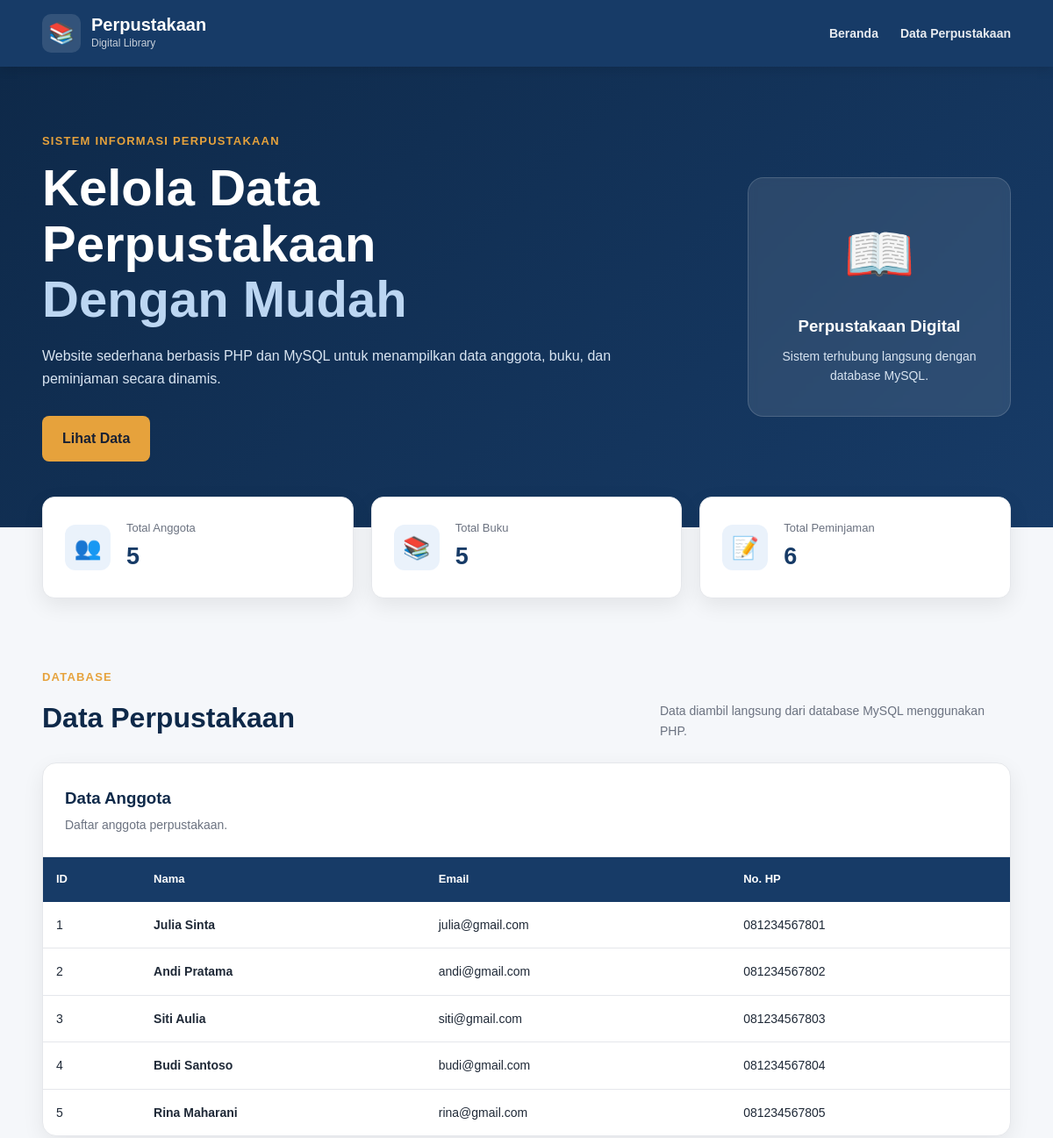
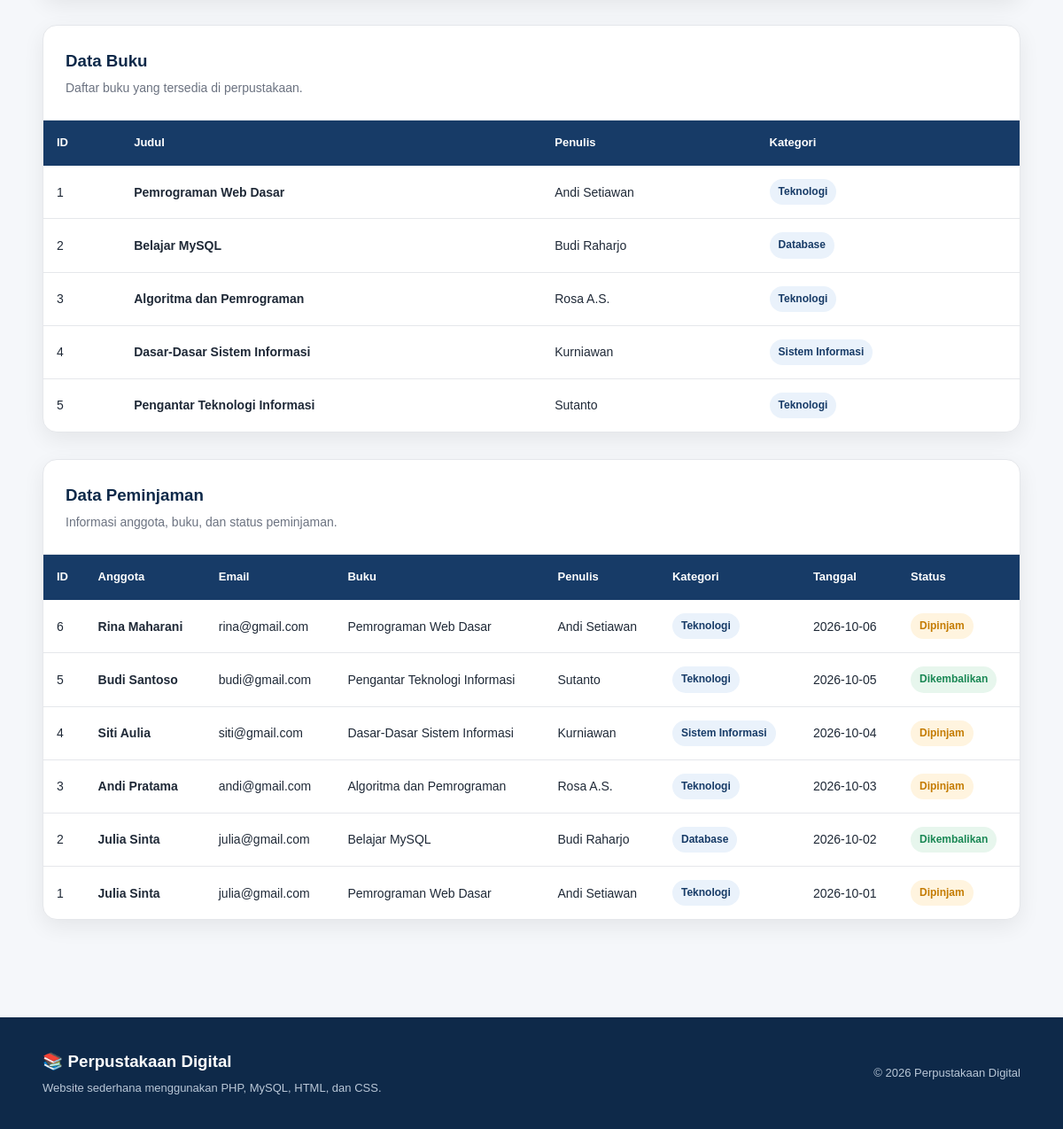
The page / on the database its author committed (2 pictures, top to bottom).
### tables this page shows
CREATE TABLE `anggota` (
  `id_anggota` int NOT NULL AUTO_INCREMENT,
  `nama` varchar(100) NOT NULL,
  `email` varchar(100) NOT NULL,
  `no_hp` varchar(20) NOT NULL,
  PRIMARY KEY (`id_anggota`)
);

CREATE TABLE `buku` (
  `id_buku` int NOT NULL AUTO_INCREMENT,
  `judul` varchar(150) NOT NULL,
  `penulis` varchar(100) NOT NULL,
  `kategori` varchar(50) NOT NULL,
  PRIMARY KEY (`id_buku`)
);

CREATE TABLE `peminjaman` (
  `id_peminjaman` int NOT NULL AUTO_INCREMENT,
  `id_anggota` int NOT NULL,
  `id_buku` int NOT NULL,
  `tanggal_pinjam` date NOT NULL,
  `status` varchar(30) NOT NULL,
  PRIMARY KEY (`id_peminjaman`),
  KEY `id_anggota` (`id_anggota`),
  KEY `id_buku` (`id_buku`),
  CONSTRAINT `peminjaman_ibfk_1` FOREIGN KEY (`id_anggota`) REFERENCES `anggota` (`id_anggota`),
  CONSTRAINT `peminjaman_ibfk_2` FOREIGN KEY (`id_buku`) REFERENCES `buku` (`id_buku`)
);

### index.php (the view, shortened to what this page needs)
<?php
require_once __DIR__ . "/services/config.php";
$sql_anggota = "SELECT * FROM anggota ORDER BY id_anggota ASC";
$result_anggota = $conn->query($sql_anggota);
$sql_buku = "SELECT * FROM buku ORDER BY id_buku ASC";
$result_buku = $conn->query($sql_buku);
$sql_peminjaman = "SELECT
                    peminjaman.id_peminjaman,
                    anggota.nama AS nama_anggota,
                    anggota.email,
                    buku.judul AS judul_buku,
                    buku.penulis,
                    buku.kategori,
                    peminjaman.tanggal_pinjam,
                    peminjaman.status
                FROM peminjaman
                INNER JOIN anggota
                    ON peminjaman.id_anggota = anggota.id_anggota
                INNER JOIN buku
                    ON peminjaman.id_buku = buku.id_buku
                ORDER BY peminjaman.id_peminjaman DESC";
$result_peminjaman = $conn->query($sql_peminjaman);
$total_anggota = $conn->query(
    "SELECT COUNT(*) AS total FROM anggota"
)->fetch_assoc()['total'];
$total_buku = $conn->query(
    "SELECT COUNT(*) AS total FROM buku"
)->fetch_assoc()['total'];
$total_peminjaman = $conn->query(
    "SELECT COUNT(*) AS total FROM peminjaman"
)->fetch_assoc()['total'];
?>
<!DOCTYPE html>
<html lang="id">
<head>
    <link rel="stylesheet" href="style.css">
</head>
<body>
    <nav class="navbar">
        <div class="container navbar-content">
            <div class="brand">
                <span class="brand-icon">📚</span>
                <div>
                    <h1>Perpustakaan</h1>
                    <p>Digital Library</p>
                </div>
            </div>
            <div class="nav-menu">
                <a href="#beranda">Beranda</a>
                <a href="#data">Data Perpustakaan</a>
            </div>
        </div>
    </nav>
    <main id="beranda">
        <section class="hero">
            <div class="container hero-content">
                <div class="hero-text">
                    <p class="label">
                        SISTEM INFORMASI PERPUSTAKAAN
                    </p>
                    <h2>
                        Kelola Data Perpustakaan
                        <span>Dengan Mudah</span>
                    </h2>
                    <p class="hero-description">
                        Website sederhana berbasis PHP dan MySQL
                        untuk menampilkan data anggota, buku,
                        dan peminjaman secara dinamis.
                    </p>
                    <a href="#data" class="button">
                        Lihat Data
                    </a>
                </div>
                <div class="hero-card">
                    <div class="book-icon">📖</div>
                    <h3>Perpustakaan Digital</h3>
                    <p>
                        Sistem terhubung langsung dengan
                        database MySQL.
                    </p>
                </div>
            </div>
        </section>
        <section class="statistics">
            <div class="container stats-grid">
                <div class="stat-card">
                    <div class="stat-icon">👥</div>
                    <div>
                        <p>Total Anggota</p>
                        <h3>
                            <?= $total_anggota; ?>
                        </h3>
                    </div>
                </div>
                <div class="stat-card">
                    <div class="stat-icon">📚</div>
                    <div>
                        <p>Total Buku</p>
                        <h3>
                            <?= $total_buku; ?>
                        </h3>
                    </div>
                </div>
                <div class="stat-card">
                    <div class="stat-icon">📝</div>
                    <div>
                        <p>Total Peminjaman</p>
                        <h3>
                            <?= $total_peminjaman; ?>
                        </h3>
                    </div>
                </div>
            </div>
        </section>
        <section class="data-section" id="data">
            <div class="container">
                <div class="section-heading">
                    <div>
                        <p class="label">
                            DATABASE
                        </p>
                        <h2>
                            Data Perpustakaan
                        </h2>
                    </div>
                    <p>
                        Data diambil langsung dari database
                        MySQL menggunakan PHP.
                    </p>
                </div>
                <div class="table-card">
                    <div class="table-header">
                        <div>
                            <h3>
                                Data Anggota
                            </h3>
                            <p>
                                Daftar anggota perpustakaan.
                            </p>
                        </div>
                    </div>
                    <div class="table-wrapper">
                        <table>
                            <thead>
                                <tr>
                                    <th>ID</th>
                                    <th>Nama</th>
                                    <th>Email</th>
                                    <th>No. HP</th>
                                </tr>
                            </thead>
                            <tbody>
                                <?php if ($result_anggota->num_rows > 0): ?>
                                    <?php while ($row = $result_anggota->fetch_assoc()): ?>
                                        <tr>
                                            <td>
                                                <?= htmlspecialchars($row['id_anggota']); ?>
                                            </td>
                                            <td>
                                                <strong>
                                                    <?= htmlspecialchars($row['nama']); ?>
                                                </strong>
                                            </td>
                                            <td>
                                                <?= htmlspecialchars($row['email']); ?>
                                            </td>
                                            <td>
                                                <?= htmlspecialchars($row['no_hp']); ?>
                                            </td>
                                        </tr>
                                    <?php endwhile; ?>
                                <?php endif; ?>
                            </tbody>
                        </table>
                    </div>
                </div>
                <div class="table-card">
                    <div class="table-header">
                        <div>
                            <h3>
                                Data Buku
                            </h3>
                            <p>
                                Daftar buku yang tersedia di perpustakaan.
                            </p>
                        </div>
                    </div>
                    <div class="table-wrapper">
                        <table>
                            <thead>
                                <tr>
                                    <th>ID</th>
                                    <th>Judul</th>
                                    <th>Penulis</th>
                                    <th>Kategori</th>
                                </tr>
                            </thead>
                            <tbody>
                                <?php if ($result_buku->num_rows > 0): ?>
                                    <?php while ($row = $result_buku->fetch_assoc()): ?>
                                        <tr>
                                            <td>
                                                <?= htmlspecialchars($row['id_buku']); ?>
                                            </td>
                                            <td>
                                                <strong>
                                                    <?= htmlspecialchars($row['judul']); ?>
                                                </strong>
                                            </td>
                                            <td>
                                                <?= htmlspecialchars($row['penulis']); ?>
                                            </td>
                                            <td>
                                                <span class="category">
                                                    <?= htmlspecialchars($row['kategori']); ?>
                                                </span>
                                            </td>
                                        </tr>
                                    <?php endwhile; ?>
                                <?php endif; ?>
                            </tbody>
                        </table>
                    </div>
                </div>
                <div class="table-card">
                    <div class="table-header">
                        <div>
                            <h3>
                                Data Peminjaman
                            </h3>
                            <p>
                                Informasi anggota, buku, dan status peminjaman.
                            </p>
                        </div>
                    </div>
                    <div class="table-wrapper">
                        <table>
                            <thead>
                                <tr>
                                    <th>ID</th>
                                    <th>Anggota</th>
                                    <th>Email</th>
                                    <th>Buku</th>
                                    <th>Penulis</th>
                                    <th>Kategori</th>
                                    <th>Tanggal</th>
                                    <th>Status</th>
                                </tr>
                            </thead>
                            <tbody>
                                <?php if ($result_peminjaman->num_rows > 0): ?>
                                    <?php while ($row = $result_peminjaman->fetch_assoc()): ?>
                                        <tr>
                                            <td>
                                                <?= htmlspecialchars($row['id_peminjaman']); ?>
                                            </td>
                                            <td>
                                                <strong>
                                                    <?= htmlspecialchars($row['nama_anggota']); ?>
                                                </strong>
                                            </td>
                                            <td>
                                                <?= htmlspecialchars($row['email']); ?>
                                            </td>
                                            <td>
                                                <?= htmlspecialchars($row['judul_buku']); ?>
                                            </td>
                                            <td>
                                                <?= htmlspecialchars($row['penulis']); ?>
                                            </td>
                                            <td>
                                                <span class="category">
                                                    <?= htmlspecialchars($row['kategori']); ?>
                                                </span>
                                            </td>
                                            <td>
                                                <?= htmlspecialchars($row['tanggal_pinjam']); ?>
                                            </td>
                                            <td>
                                                <?php if ($row['status'] === 'Dipinjam'): ?>
                                                    <span class="status borrowed">
                                                        Dipinjam
                                                    </span>
                                                <?php else: ?>
                                                    <span class="status returned">
                                                        Dikembalikan
                                                    </span>
                                                <?php endif; ?>
                                            </td>
                                        </tr>
                                    <?php endwhile; ?>
                                <?php endif; ?>
                            </tbody>
                        </table>
                    </div>
                </div>
            </div>
        </section>
    </main>
    <footer>
        <div class="container footer-content">
            <div>
                <h3>
                    📚 Perpustakaan Digital
                </h3>
                <p>
                    Website sederhana menggunakan PHP,
                    MySQL, HTML, dan CSS.
                </p>
            </div>
            <p>
                © 2026 Perpustakaan Digital
            </p>
        </div>
    </footer>
</body>
</html>

### rows shown on the page
anggota: id_anggota "1", nama "Julia Sinta", email "julia@gmail.com", no_hp "081234567801"
anggota: id_anggota "2", nama "Andi Pratama", email "andi@gmail.com", no_hp "081234567802"
anggota: id_anggota "3", nama "Siti Aulia", email "siti@gmail.com", no_hp "081234567803"
anggota: id_anggota "4", nama "Budi Santoso", email "budi@gmail.com", no_hp "081234567804"
anggota: id_anggota "5", nama "Rina Maharani", email "rina@gmail.com", no_hp "081234567805"
buku: id_buku "1", judul "Pemrograman Web Dasar", penulis "Andi Setiawan", kategori "Teknologi"
buku: id_buku "2", judul "Belajar MySQL", penulis "Budi Raharjo", kategori "Database"
buku: id_buku "3", judul "Algoritma dan Pemrograman", penulis "Rosa A.S.", kategori "Teknologi"
buku: id_buku "4", judul "Dasar-Dasar Sistem Informasi", penulis "Kurniawan", kategori "Sistem Informasi"
buku: id_buku "5", judul "Pengantar Teknologi Informasi", penulis "Sutanto", kategori "Teknologi"
peminjaman: id_peminjaman "6", id_anggota.nama "Rina Maharani", id_anggota.email "rina@gmail.com", id_buku.judul "Pemrograman Web Dasar", id_buku.penulis "Andi Setiawan", id_buku.kategori "Teknologi", tanggal_pinjam "2026-10-06", status "Dipinjam"
peminjaman: id_peminjaman "5", id_anggota.nama "Budi Santoso", id_anggota.email "budi@gmail.com", id_buku.judul "Pengantar Teknologi Informasi", id_buku.penulis "Sutanto", id_buku.kategori "Teknologi", tanggal_pinjam "2026-10-05", status "Dikembalikan"
peminjaman: id_peminjaman "4", id_anggota.nama "Siti Aulia", id_anggota.email "siti@gmail.com", id_buku.judul "Dasar-Dasar Sistem Informasi", id_buku.penulis "Kurniawan", id_buku.kategori "Sistem Informasi", tanggal_pinjam "2026-10-04", status "Dipinjam"
peminjaman: id_peminjaman "3", id_anggota.nama "Andi Pratama", id_anggota.email "andi@gmail.com", id_buku.judul "Algoritma dan Pemrograman", id_buku.penulis "Rosa A.S.", id_buku.kategori "Teknologi", tanggal_pinjam "2026-10-03", status "Dipinjam"
peminjaman: id_peminjaman "2", id_anggota.nama "Julia Sinta", id_anggota.email "julia@gmail.com", id_buku.judul "Belajar MySQL", id_buku.penulis "Budi Raharjo", id_buku.kategori "Database", tanggal_pinjam "2026-10-02", status "Dikembalikan"
peminjaman: id_peminjaman "1", id_anggota.nama "Julia Sinta", id_anggota.email "julia@gmail.com", id_buku.judul "Pemrograman Web Dasar", id_buku.penulis "Andi Setiawan", id_buku.kategori "Teknologi", tanggal_pinjam "2026-10-01", status "Dipinjam"

### other values the page prints
$total_anggota "5"
$total_buku "5"
$total_peminjaman "6"
